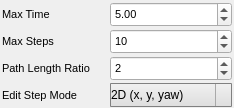
<?xml version="1.0" encoding="UTF-8"?>
<ui version="4.0">
 <class>FootstepConfigure</class>
 <widget class="QWidget" name="FootstepConfigure">
  <property name="geometry">
   <rect>
    <x>0</x>
    <y>0</y>
    <width>234</width>
    <height>108</height>
   </rect>
  </property>
  <property name="windowTitle">
   <string>FootstepConfigure</string>
  </property>
  <layout class="QVBoxLayout" name="verticalLayout_4">
   <property name="spacing">
    <number>1</number>
   </property>
   <property name="leftMargin">
    <number>2</number>
   </property>
   <property name="topMargin">
    <number>2</number>
   </property>
   <property name="rightMargin">
    <number>2</number>
   </property>
   <property name="bottomMargin">
    <number>0</number>
   </property>
   <item>
    <widget class="QWidget" name="widget_3" native="true">
     <property name="layoutDirection">
      <enum>Qt::LeftToRight</enum>
     </property>
     <layout class="QGridLayout" name="gridLayout_2">
      <property name="leftMargin">
       <number>0</number>
      </property>
      <property name="topMargin">
       <number>0</number>
      </property>
      <property name="rightMargin">
       <number>0</number>
      </property>
      <property name="bottomMargin">
       <number>0</number>
      </property>
      <property name="horizontalSpacing">
       <number>0</number>
      </property>
      <property name="verticalSpacing">
       <number>2</number>
      </property>
      <item row="3" column="1">
       <widget class="QComboBox" name="editStepMode">
        <property name="styleSheet">
         <string notr="true"> QComboBox {
     border: 1px solid gray;
     border-radius: 1px;
     padding: 3px 18px 3px 0px;
     font: &quot;Ubuntu&quot;;
     font-size: 12px;
 }

 QComboBox:editable {
     background: white;
 }

 QComboBox:!editable, QComboBox::drop-down:editable {
      background: qlineargradient(spread:pad, x1:0, y1:0, x2:0, y2:1, stop:0 rgba(240, 240, 240, 255), stop:1 rgba(222, 222, 222, 255));
 }

 /* QComboBox gets the &quot;on&quot; state when the popup is open */
 QComboBox:!editable:on, QComboBox::drop-down:editable:on {
     background: qlineargradient(x1: 0, y1: 0, x2: 0, y2: 1,
                                 stop: 0 #D3D3D3, stop: 0.4 #D8D8D8,
                                 stop: 0.5 #DDDDDD, stop: 1.0 #E1E1E1);
 }

 QComboBox:on { /* shift the text when the popup opens */
     padding-top: 3px;
     padding-left: 4px;
 }

 QComboBox::drop-down {
     subcontrol-origin: padding;
     subcontrol-position: top right;
     width: 15px;

     border-left-width: 1px;
     border-left-color: darkgray;
     border-left-style: solid; /* just a single line */
     border-top-right-radius: 3px; /* same radius as the QComboBox */
     border-bottom-right-radius: 3px;
     background: qlineargradient(x1: 0, y1: 0, x2: 0, y2: 1,
                                  stop: 0 #E1E1E1, stop: 0.4 #DDDDDD,
                                  stop: 0.5 #D8D8D8, stop: 1.0 #D3D3D3);
 }

 QComboBox::down-arrow:on { /* shift the arrow when popup is open */
     top: 1px;
     left: 1px;
 }

 QComboBox QAbstractItemView {
     border: 2px solid darkgray;
     selection-background-color: lightgray;
 }</string>
        </property>
        <item>
         <property name="text">
          <string>2D (x, y, yaw)</string>
         </property>
        </item>
        <item>
         <property name="text">
          <string>Manual (6DOF)</string>
         </property>
        </item>
       </widget>
      </item>
      <item row="1" column="1">
       <widget class="QDoubleSpinBox" name="maxSteps">
        <property name="maximumSize">
         <size>
          <width>16777215</width>
          <height>25</height>
         </size>
        </property>
        <property name="font">
         <font>
          <pointsize>8</pointsize>
         </font>
        </property>
        <property name="decimals">
         <number>0</number>
        </property>
        <property name="minimum">
         <double>0.000000000000000</double>
        </property>
        <property name="maximum">
         <double>1000.000000000000000</double>
        </property>
        <property name="singleStep">
         <double>1.000000000000000</double>
        </property>
        <property name="value">
         <double>10.000000000000000</double>
        </property>
       </widget>
      </item>
      <item row="2" column="1">
       <widget class="QDoubleSpinBox" name="pathLengthRatio">
        <property name="maximumSize">
         <size>
          <width>16777215</width>
          <height>25</height>
         </size>
        </property>
        <property name="font">
         <font>
          <pointsize>8</pointsize>
         </font>
        </property>
        <property name="decimals">
         <number>0</number>
        </property>
        <property name="minimum">
         <double>0.000000000000000</double>
        </property>
        <property name="maximum">
         <double>1000.000000000000000</double>
        </property>
        <property name="singleStep">
         <double>1.000000000000000</double>
        </property>
        <property name="value">
         <double>2.000000000000000</double>
        </property>
       </widget>
      </item>
      <item row="0" column="0">
       <widget class="QLabel" name="label_5">
        <property name="font">
         <font>
          <pointsize>8</pointsize>
         </font>
        </property>
        <property name="text">
         <string>Max Time</string>
        </property>
       </widget>
      </item>
      <item row="0" column="1">
       <widget class="QDoubleSpinBox" name="maxTime">
        <property name="maximumSize">
         <size>
          <width>16777215</width>
          <height>25</height>
         </size>
        </property>
        <property name="font">
         <font>
          <pointsize>8</pointsize>
         </font>
        </property>
        <property name="layoutDirection">
         <enum>Qt::LeftToRight</enum>
        </property>
        <property name="alignment">
         <set>Qt::AlignLeading|Qt::AlignLeft|Qt::AlignVCenter</set>
        </property>
        <property name="minimum">
         <double>0.000000000000000</double>
        </property>
        <property name="maximum">
         <double>100.000000000000000</double>
        </property>
        <property name="singleStep">
         <double>1.000000000000000</double>
        </property>
        <property name="value">
         <double>5.000000000000000</double>
        </property>
       </widget>
      </item>
      <item row="1" column="0">
       <widget class="QLabel" name="label_4">
        <property name="font">
         <font>
          <pointsize>8</pointsize>
         </font>
        </property>
        <property name="text">
         <string>Max Steps</string>
        </property>
       </widget>
      </item>
      <item row="2" column="0">
       <widget class="QLabel" name="label_6">
        <property name="font">
         <font>
          <pointsize>8</pointsize>
          <weight>50</weight>
          <italic>false</italic>
          <bold>false</bold>
         </font>
        </property>
        <property name="text">
         <string>Path Length Ratio </string>
        </property>
       </widget>
      </item>
      <item row="3" column="0">
       <widget class="QLabel" name="label_2">
        <property name="font">
         <font>
          <pointsize>8</pointsize>
         </font>
        </property>
        <property name="text">
         <string>Edit Step Mode</string>
        </property>
       </widget>
      </item>
     </layout>
    </widget>
   </item>
  </layout>
 </widget>
 <layoutdefault spacing="6" margin="11"/>
 <resources/>
 <connections/>
 <slots>
  <slot>lidarPointCloudToggled()</slot>
  <slot>stereoPointCloudToggled()</slot>
  <slot>requestMap()</slot>
  <slot>requestOctomap()</slot>
  <slot>requestPointCloud()</slot>
 </slots>
</ui>
